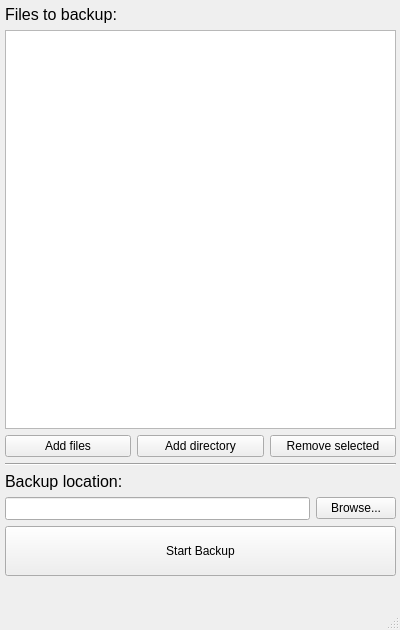
<?xml version="1.0" encoding="UTF-8"?>
<ui version="4.0">
 <class>MainWindow</class>
 <widget class="QMainWindow" name="MainWindow">
  <property name="geometry">
   <rect>
    <x>0</x>
    <y>0</y>
    <width>400</width>
    <height>630</height>
   </rect>
  </property>
  <property name="sizePolicy">
   <sizepolicy hsizetype="Fixed" vsizetype="Fixed">
    <horstretch>0</horstretch>
    <verstretch>0</verstretch>
   </sizepolicy>
  </property>
  <property name="windowTitle">
   <string>SiVaK File Backup</string>
  </property>
  <widget class="QWidget" name="centralwidget">
   <property name="sizePolicy">
    <sizepolicy hsizetype="Preferred" vsizetype="Preferred">
     <horstretch>0</horstretch>
     <verstretch>0</verstretch>
    </sizepolicy>
   </property>
   <widget class="QWidget" name="gridLayoutWidget">
    <property name="geometry">
     <rect>
      <x>0</x>
      <y>0</y>
      <width>401</width>
      <height>581</height>
     </rect>
    </property>
    <layout class="QGridLayout" name="gridLayout">
     <property name="leftMargin">
      <number>5</number>
     </property>
     <property name="topMargin">
      <number>5</number>
     </property>
     <property name="rightMargin">
      <number>5</number>
     </property>
     <property name="bottomMargin">
      <number>5</number>
     </property>
     <item row="0" column="0">
      <layout class="QVBoxLayout" name="vertical_srcBackup">
       <item alignment="Qt::AlignmentFlag::Qt::AlignmentFlag::AlignTop">
        <widget class="QLabel" name="label_srcBackup">
         <property name="font">
          <font>
           <pointsize>12</pointsize>
          </font>
         </property>
         <property name="text">
          <string>Files to backup:</string>
         </property>
        </widget>
       </item>
       <item>
        <widget class="QListView" name="listView_srcBackup">
         <property name="font">
          <font>
           <pointsize>10</pointsize>
          </font>
         </property>
        </widget>
       </item>
       <item>
        <layout class="QHBoxLayout" name="horizontalLayout_2">
         <item>
          <widget class="QPushButton" name="pushButton_addfile_srcBackup">
           <property name="text">
            <string>Add files</string>
           </property>
          </widget>
         </item>
         <item>
          <widget class="QPushButton" name="pushButton_adddir_srcBackup">
           <property name="text">
            <string>Add directory</string>
           </property>
          </widget>
         </item>
         <item>
          <widget class="QPushButton" name="pushButton_remove_srcBackup">
           <property name="text">
            <string>Remove selected</string>
           </property>
          </widget>
         </item>
        </layout>
       </item>
      </layout>
     </item>
     <item row="5" column="0">
      <layout class="QVBoxLayout" name="vertical_startBackup">
       <item>
        <widget class="QPushButton" name="pushButton_startBackup">
         <property name="sizePolicy">
          <sizepolicy hsizetype="MinimumExpanding" vsizetype="Fixed">
           <horstretch>0</horstretch>
           <verstretch>0</verstretch>
          </sizepolicy>
         </property>
         <property name="minimumSize">
          <size>
           <width>0</width>
           <height>50</height>
          </size>
         </property>
         <property name="baseSize">
          <size>
           <width>0</width>
           <height>0</height>
          </size>
         </property>
         <property name="text">
          <string>Start Backup</string>
         </property>
        </widget>
       </item>
      </layout>
     </item>
     <item row="3" column="0">
      <layout class="QVBoxLayout" name="vertical_dstBackup">
       <item>
        <widget class="Line" name="line">
         <property name="orientation">
          <enum>Qt::Orientation::Horizontal</enum>
         </property>
        </widget>
       </item>
       <item alignment="Qt::AlignmentFlag::Qt::AlignmentFlag::AlignTop">
        <widget class="QLabel" name="label_dstBackup">
         <property name="font">
          <font>
           <pointsize>12</pointsize>
          </font>
         </property>
         <property name="text">
          <string>Backup location:</string>
         </property>
        </widget>
       </item>
       <item>
        <layout class="QHBoxLayout" name="horizontalLayout">
         <item>
          <widget class="QLineEdit" name="lineEdit_dstBackup">
           <property name="font">
            <font>
             <pointsize>10</pointsize>
            </font>
           </property>
           <property name="readOnly">
            <bool>true</bool>
           </property>
          </widget>
         </item>
         <item>
          <widget class="QPushButton" name="pushButton_browse_dstBackup">
           <property name="text">
            <string>Browse...</string>
           </property>
          </widget>
         </item>
        </layout>
       </item>
      </layout>
     </item>
    </layout>
   </widget>
  </widget>
  <widget class="QMenuBar" name="menubar">
   <property name="geometry">
    <rect>
     <x>0</x>
     <y>0</y>
     <width>400</width>
     <height>25</height>
    </rect>
   </property>
  </widget>
  <widget class="QStatusBar" name="statusbar"/>
 </widget>
 <resources/>
 <connections/>
</ui>
